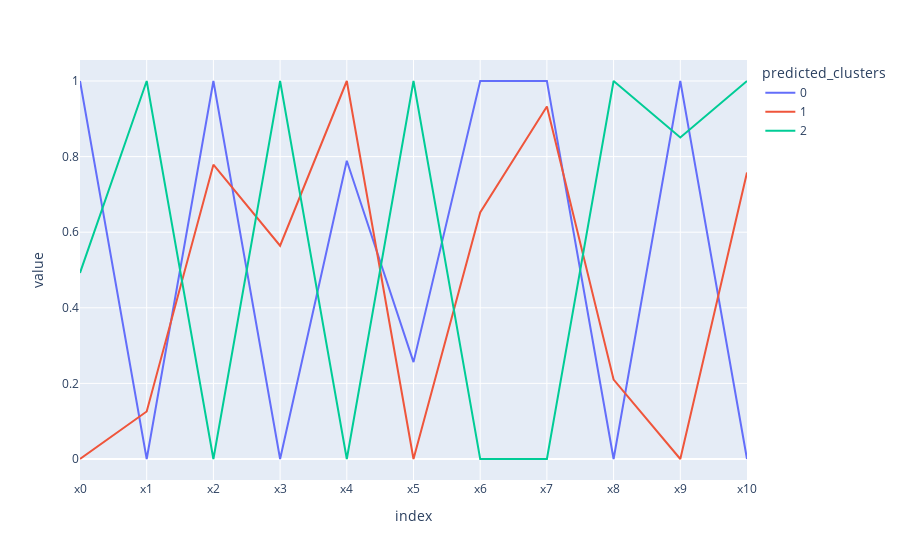

This figure's notebook cell:
### Code cell
fig = px.line(data_frame=clus_pred_scaled)
fig.show(renderer="vscode")

### Figure 1 — Plotly figure (JSON) as saved in the notebook; plotly's stock layout.template omitted (floating-point values rounded to 4 significant figures)
{"data": [{"hovertemplate": "predicted_clusters=0<br>index=%{x}<br>value=%{y}<extra></extra>", "legendgroup": "0", "line": {"color": "#636efa", "dash": "solid"}, "marker": {"symbol": "circle"}, "mode": "lines", "name": "0", "orientation": "v", "showlegend": true, "type": "scatter", "x": ["x0", "x1", "x2", "x3", "x4", "x5", "x6", "x7", "x8", "x9", "x10"], "xaxis": "x", "y": [1, 0, 1, 0, 0.7889, 0.2563, 1, 1.0, 0, 1.0, 0], "yaxis": "y"}, {"hovertemplate": "predicted_clusters=1<br>index=%{x}<br>value=%{y}<extra></extra>", "legendgroup": "1", "line": {"color": "#EF553B", "dash": "solid"}, "marker": {"symbol": "circle"}, "mode": "lines", "name": "1", "orientation": "v", "showlegend": true, "type": "scatter", "x": ["x0", "x1", "x2", "x3", "x4", "x5", "x6", "x7", "x8", "x9", "x10"], "xaxis": "x", "y": [0, 0.1257, 0.7786, 0.5643, 1, 0, 0.6523, 0.9323, 0.2103, 0, 0.7578], "yaxis": "y"}, {"hovertemplate": "predicted_clusters=2<br>index=%{x}<br>value=%{y}<extra></extra>", "legendgroup": "2", "line": {"color": "#00cc96", "dash": "solid"}, "marker": {"symbol": "circle"}, "mode": "lines", "name": "2", "orientation": "v", "showlegend": true, "type": "scatter", "x": ["x0", "x1", "x2", "x3", "x4", "x5", "x6", "x7", "x8", "x9", "x10"], "xaxis": "x", "y": [0.4923, 1, 0, 1, 0, 1, 0, 0, 1, 0.8508, 1], "yaxis": "y"}], "layout": {"autosize": true, "legend": {"title": {"text": "predicted_clusters"}, "tracegroupgap": 0}, "margin": {"t": 60}, "xaxis": {"anchor": "y", "autorange": true, "domain": [0, 1], "range": [0, 10], "title": {"text": "index"}, "type": "category"}, "yaxis": {"anchor": "x", "autorange": true, "domain": [0, 1], "range": [-0.05556, 1.056], "title": {"text": "value"}, "type": "linear"}}}
